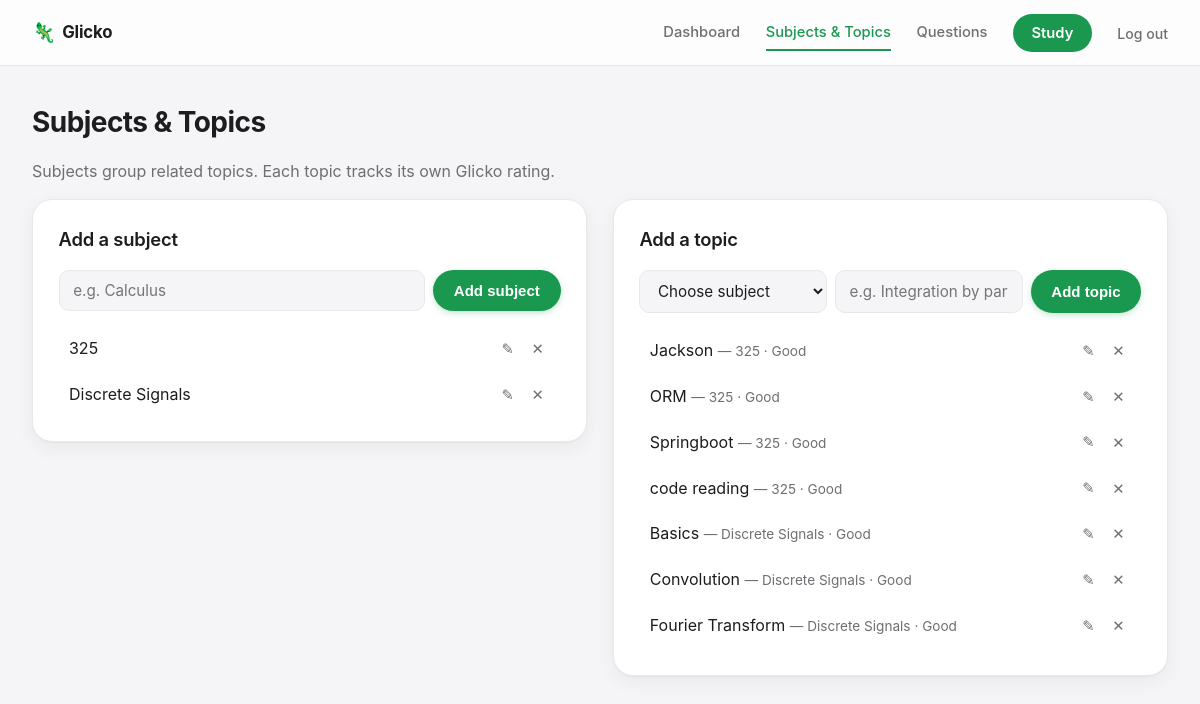
The app's page /manage (signed in) with its own data.
### tables this page shows
CREATE TABLE subjects (
    id INTEGER PRIMARY KEY AUTOINCREMENT,
    user_id INTEGER REFERENCES users(id) ON DELETE CASCADE,
    name TEXT NOT NULL,
    UNIQUE(user_id, name)
);

CREATE TABLE topics (
    id INTEGER PRIMARY KEY AUTOINCREMENT,
    subject_id INTEGER NOT NULL REFERENCES subjects(id) ON DELETE CASCADE,
    name TEXT NOT NULL,
    rating REAL NOT NULL DEFAULT 1500,
    rd REAL NOT NULL DEFAULT 350,
    last_update TEXT,
    pending_results TEXT NOT NULL DEFAULT '[]',
    UNIQUE(subject_id, name)
);

### app.py (the view)
@app.route('/manage')
@login_required
def manage():
    uid = session['user_id']
    conn = db.get_db()
    subjects = conn.execute("SELECT * FROM subjects WHERE user_id = ? ORDER BY name", (uid,)).fetchall()
    topics = conn.execute(
        "SELECT topics.*, subjects.name AS subject_name FROM topics "
        "JOIN subjects ON subjects.id = topics.subject_id WHERE subjects.user_id = ? "
        "ORDER BY subjects.name, topics.name", (uid,)
    ).fetchall()
    conn.close()
    return render_template('manage.html', subjects=subjects, topics=topics)

### auth.py (called while the page is built)
def login_required(view):
    @wraps(view)
    def wrapped(*args, **kwargs):
        if not session.get('user_id'):
            return redirect(url_for('login', next=request.path))
        return view(*args, **kwargs)
    return wrapped

### db.py (called while the page is built)
def get_db():
    conn = sqlite3.connect(DB_PATH)
    conn.row_factory = sqlite3.Row
    conn.execute("PRAGMA foreign_keys = ON")
    return conn

### labels.py (called while the page is built)
def rating_label(rating):
    for lo, hi, label, css in TIERS:
        if lo <= rating < hi:
            return label, css
    return "Excellent", "tier-excellent"

### templates/manage.html (shortened to what this page needs)
{% extends "base.html" %}
{% block content %}
<h1>Subjects &amp; Topics</h1>
<p class="muted">Subjects group related topics. Each topic tracks its own Glicko rating.</p>
<div class="two-col">
  <section class="panel">
    <h2>Add a subject</h2>
    <form method="post" action="{{ url_for('add_subject') }}" class="inline-form">
      <input type="text" name="name" placeholder="e.g. Calculus" required>
      <button type="submit" class="btn btn-primary">Add subject</button>
    </form>
    <ul class="simple-list">
      {% for s in subjects %}
      <li>
        <span>{{ s.name }}</span>
        <div class="item-actions">
          <button class="btn-icon btn-icon-edit" onclick="openModal('edit-subject-{{ s.id }}')">✎</button>
          <form method="post" action="{{ url_for('delete_subject', subject_id=s.id) }}"
                onsubmit="return confirm('Delete this subject and all its topics/questions?');">
            <button type="submit" class="btn-icon" title="Delete">✕</button>
          </form>
        </div>
      </li>
      {% else %}
      <li class="muted">No subjects yet.</li>
      {% endfor %}
    </ul>
  </section>
  <section class="panel">
    <h2>Add a topic</h2>
    <form method="post" action="{{ url_for('add_topic') }}" class="inline-form">
      <select name="subject_id" required>
        <option value="" disabled selected>Choose subject</option>
      </select>
      <input type="text" name="name" placeholder="e.g. Integration by parts" required>
      <button type="submit" class="btn btn-primary">Add topic</button>
    </form>
    <ul class="simple-list">
      {% for t in topics %}
      <li>
        <span>{{ t.name }} <span class="muted small">— {{ t.subject_name }} · {{ rating_label(t.rating)[0] }}</span></span>
        <div class="item-actions">
          <button class="btn-icon btn-icon-edit" onclick="openModal('edit-topic-{{ t.id }}')">✎</button>
          <form method="post" action="{{ url_for('delete_topic', topic_id=t.id) }}"
                onsubmit="return confirm('Delete this topic and all its questions?');">
            <button type="submit" class="btn-icon" title="Delete">✕</button>
          </form>
        </div>
      </li>
      {% else %}
      <li class="muted">No topics yet.</li>
      {% endfor %}
    </ul>
  </section>
</div>
{% endblock %}

### static/style.css (style rules this page uses)
:root { --bg: #f5f5f7; --card: #ffffff; --text: #1d1d1f; --muted: #6e6e73; --border: #e8e8ea; --primary: #1a9850; --primary-dark: #147a40; --primary-light: #eaf8ef; --primary-tint: #d7f2e2; --red: #d92d20; --amber: #b45309; --green-deep: #0f5132; --radius-lg: 20px; --radius-md: 14px; --radius-sm: 10px; --shadow-card: 0 1px 2px rgba(0, 0, 0, 0.03), 0 6px 20px rgba(0, 0, 0, 0.05); --shadow-pop: 0 4px 10px rgba(0, 0, 0, 0.06), 0 14px 36px rgba(0, 0, 0, 0.08); }
* { box-sizing: border-box; }
body { margin: 0; font-family: -apple-system, BlinkMacSystemFont, "SF Pro Text", "Inter", sans-serif; background: var(--bg); color: var(--text); line-height: 1.5; -webkit-font-smoothing: antialiased; }
h1 { font-size: 1.75rem; font-weight: 700; letter-spacing: -0.02em; margin: 0 0 0.3rem; }
h2 { font-size: 1.1rem; font-weight: 600; letter-spacing: -0.01em; margin: 0 0 1rem; }
.muted { color: var(--muted); }
.small { font-size: 0.85rem; }
.two-col { display: grid; grid-template-columns: 1fr 1fr; gap: 1.4rem; align-items: start; }
.panel { background: var(--card); border: 1px solid var(--border); border-radius: var(--radius-lg); padding: 1.4rem; box-shadow: var(--shadow-card); }
.inline-form { display: flex; gap: 0.5rem; margin-bottom: 1rem; flex-wrap: wrap; }
.inline-form input, .inline-form select { flex: 1; min-width: 120px; }
input, select, textarea { font-family: inherit; font-size: 0.95rem; padding: 0.62rem 0.8rem; border: 1px solid var(--border); border-radius: var(--radius-sm); background: var(--bg); color: var(--text); }
.btn { display: inline-block; border: none; border-radius: 999px; padding: 0.65rem 1.3rem; font-weight: 600; font-size: 0.94rem; cursor: pointer; text-decoration: none; text-align: center; transition: transform 0.06s ease, background 0.15s ease, box-shadow 0.15s ease; }
.btn-primary { background: var(--primary); color: white; box-shadow: 0 2px 6px rgba(26, 152, 80, 0.25); }
.btn-icon { background: transparent; border: none; color: var(--muted); cursor: pointer; font-size: 0.92rem; padding: 0.2rem 0.4rem; border-radius: 8px; }
.item-actions { display: flex; gap: 0.3rem; align-items: center; }
.simple-list { list-style: none; padding: 0; margin: 0; display: flex; flex-direction: column; gap: 0.25rem; max-height: 320px; overflow-y: auto; }
.simple-list li { display: flex; justify-content: space-between; align-items: center; padding: 0.55rem 0.65rem; border-radius: var(--radius-sm); }
h2 { font-size: 1.15rem; font-weight: 600; letter-spacing: -0.01em; margin: 0 0 1rem; }
.two-col { display: grid; grid-template-columns: 1fr 1fr; gap: 1.6rem; align-items: start; }
.panel { background: var(--card); border: 1px solid var(--border); border-radius: var(--radius-lg); padding: 1.6rem; box-shadow: var(--shadow-card); }
input, select, textarea { font-family: inherit; font-size: 0.95rem; padding: 0.65rem 0.85rem; border: 1px solid var(--border); border-radius: var(--radius-sm); background: var(--bg); color: var(--text); }
.btn { display: inline-block; border: none; border-radius: 999px; padding: 0.65rem 1.3rem; font-weight: 600; cursor: pointer; text-decoration: none; text-align: center; }
.btn-primary { background: var(--primary); color: white; }

### records on screen
subjects: name "325"
subjects: name "Discrete Signals"
topics: name "Jackson", subject_name "325", rating "Good"
topics: name "ORM", subject_name "325", rating "Good"
topics: name "Springboot", subject_name "325", rating "Good"
topics: name "code reading", subject_name "325", rating "Good"
topics: name "Basics", subject_name "Discrete Signals", rating "Good"
topics: name "Convolution", subject_name "Discrete Signals", rating "Good"
topics: name "Fourier Transform", subject_name "Discrete Signals", rating "Good"
